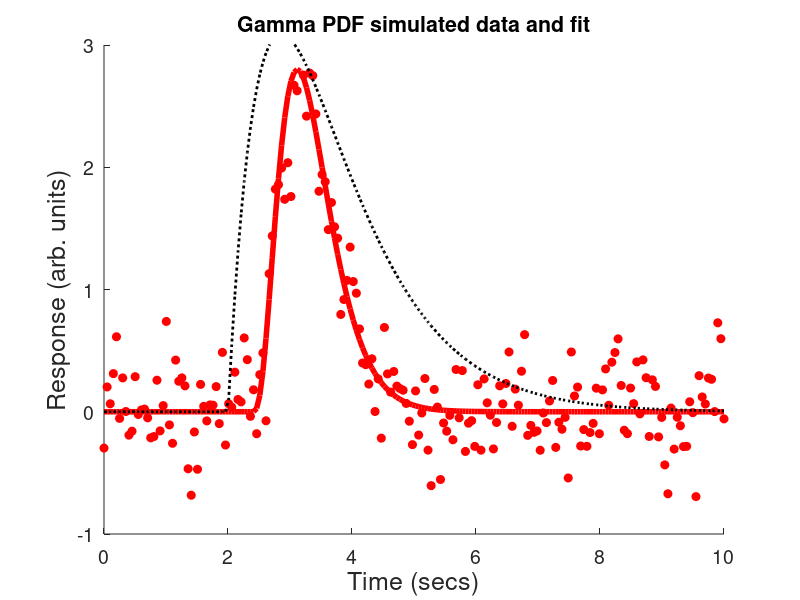

Source code (MATLAB): (Note: this script raises an error after producing the figure.)
function gammaFitTutorial
% gammaFitTutorial
%
% Illustrates using fmincon to fit a gamma function to data.
%
% 12/31/15 dhb       Wrote from parameter search tutorial.

%% Initialize
close all;

%% Generate some simulated data for fitting
trueParams.type = 'gammapdf';
trueParams.preStimValue = 0;
trueParams.stimOnsetTime = 2;
trueParams.responseDelay = 0.4;
trueParams.scale = 3;
trueParams.gammaA = 4;
trueParams.gammaB = 0.24;

startTime = 0;
endTime = 10;
nTrueData = 200;
timeBase = linspace(startTime,endTime,nTrueData);
trueParams.noiseSd = 0;
theResponse = ComputeModelPreds(trueParams,timeBase);
trueParams.noiseSd = 0.3;
theResponseNoise = ComputeModelPreds(trueParams,timeBase);

%% Start plot
thePlot = figure; clf; hold on
set(gca,'FontName','Helvetica','FontSize',14);
plot(timeBase,theResponseNoise,'ro','MarkerFaceColor','r','MarkerSize',6);
figure(thePlot); plot(timeBase,theResponse,'r','LineWidth',4);
xlim([startTime endTime]);
ylim([-1 3]);
xlabel('Time (secs)','FontSize',18);
ylabel('Response (arb. units)','FontSize',18);
title('Gamma PDF simulated data and fit');
drawnow;

%% Set up initial guess for fit parameters

% These are known
fitParams0.type = 'gammapdf';
fitParams0.preStimValue = 0;
fitParams0.stimOnsetTime = 2;

% These we make up based on our excellent judgement
fitParams0.responseDelay = 0;
fitParams0.gammaA = 2;

% Then rate parameter so that mode of distribution happens at
% the time of maximum response;
[maxResp,maxRespIndex] = max(theResponseNoise);
maxTime = timeBase(maxRespIndex(1));
fitParams0.gammaB = (fitParams0.gammaA-1)/(maxTime - fitParams0.stimOnsetTime);
if (fitParams0.gammaB <= 0)
   fitParams0.gammaB = 0.5;
end

% And set scale so that initial max predition matches max data
fitParams0.scale = 1;
tempPreds = ComputeModelPreds(fitParams0,timeBase);
tempMax = max(tempPreds);
fitParams0.scale = maxResp/tempMax;

% Add initial guess to the plot
predictions0 = ComputeModelPreds(fitParams0,timeBase);
figure(thePlot); plot(timeBase,predictions0,'k:','LineWidth',2);

%% Fit

% Set fmincon options
options = optimset('fmincon');
options = optimset(options,'Diagnostics','off','Display','off','LargeScale','off','Algorithm','active-set');

% Initial guess
x0 = ParamsToX(fitParams0);

% First seach on gammaA and scale only, and add to plot
vlb = [x0(1) 0.01 x0(3) 0.01];
vub = [x0(1) 100 x0(3) 100];
x1 = fmincon(@(x)FitModelErrorFunction(x,timeBase,theResponseNoise,fitParams0),x0,[],[],[],[],vlb,vub,[],options);
predictions1 = ComputeModelPreds(XToParams(x1,fitParams0),timeBase);
figure(thePlot); plot(timeBase,predictions1,'c:','LineWidth',2);

% Then full search
vlb = [0 0.01 0.01 0.1];
vub = [2 100 100 1000];
x = fmincon(@(x)FitModelErrorFunction(x,timeBase,theResponseNoise,fitParams0),x1,[],[],[],[],vlb,vub,[],options);

% Extract fit parameters
fitParams = XToParams(x,fitParams0);

% Add final fit to plot
predictions = ComputeModelPreds(fitParams,timeBase);
figure(thePlot); plot(timeBase,predictions,'g','LineWidth',2);
legend({' Data', 'Underlying Fcn' ' Initial Guess', ' Intermediate Fit' ' Final Fit'},'FontSize',14,'Location','NorthEast');

end

% f = FitModelErrorFunction(x,timeBase,theResponse,fitParams)
%
% Search error function
function f = FitModelErrorFunction(x,timeBase,theResponse,fitParams)

% Extract parameters into meaningful structure
fitParams = XToParams(x,fitParams);

% Make predictions
preds = ComputeModelPreds(fitParams,timeBase);

% Compute fit error as RMSE
nPoints = length(theResponse);
theDiff2 = (theResponse-preds).^2;
f = 100*sqrt(sum(theDiff2)/nPoints);

end

% x = ParamsToX(params)
%
% Convert parameter structure to vector of parameters to search over
function x = ParamsToX(params)
switch (params.type)
    case 'gammapdf'
        x = [params.responseDelay params.gammaA params.gammaB params.scale];
    otherwise
        error('Unknown model type');
end
end


% fitParams = XToParams(x,params)
%
% Convert search params and base structure to filled in structure.
function params = XToParams(x,params)
switch (params.type)
    case 'gammapdf'
        params.delay = x(1);
        params.gammaA = x(2);
        params.gammaB = x(3);
        params.scale = x(4);
    otherwise
        error('Unknown model type');
end
end

% preds =  ComputeModelPreds(params,t)
%
% Compute the predictions of the model
function preds = ComputeModelPreds(params,timeBase)

% Allow multiple model types
switch (params.type)
    case 'gammapdf'
        preds = params.preStimValue*ones(size(timeBase));
        stimZeroedTime = timeBase-params.stimOnsetTime;
        delayZeroedTime = stimZeroedTime-params.responseDelay;
        index = find(delayZeroedTime >= 0);
        preds(index) = params.scale*gampdf(delayZeroedTime(index),params.gammaA,params.gammaB);
    otherwise
        error('Unknown model type');
end

% Add simulated noise, optionally
if (isfield(params,'noiseSd') & params.noiseSd > 0)
    preds = preds + normrnd(0,params.noiseSd,size(preds));
end

end
